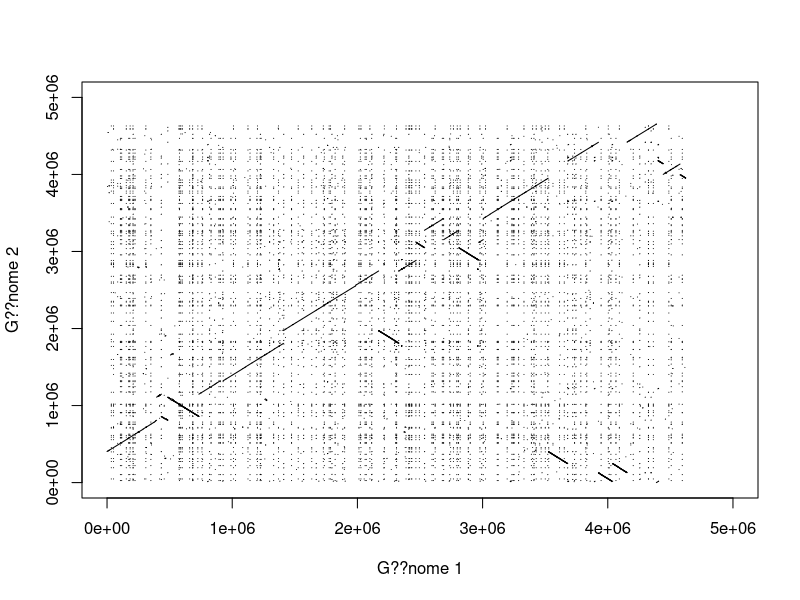
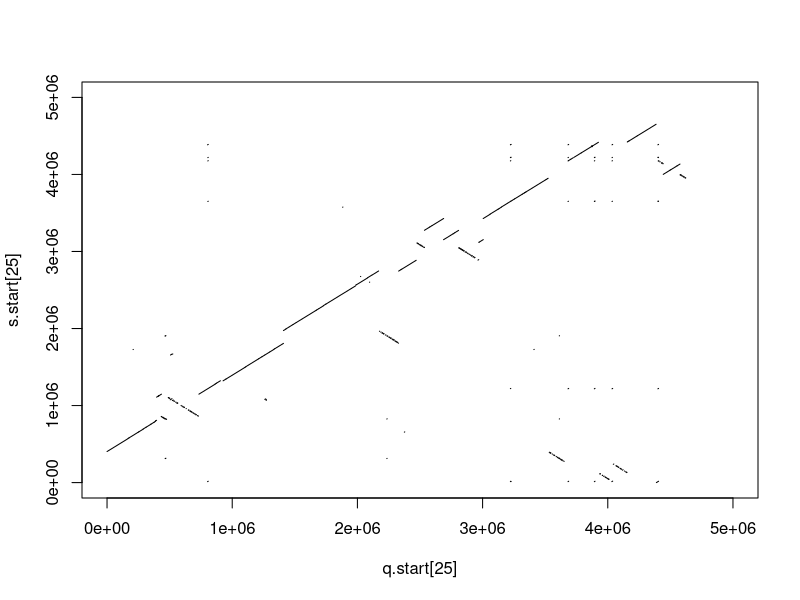
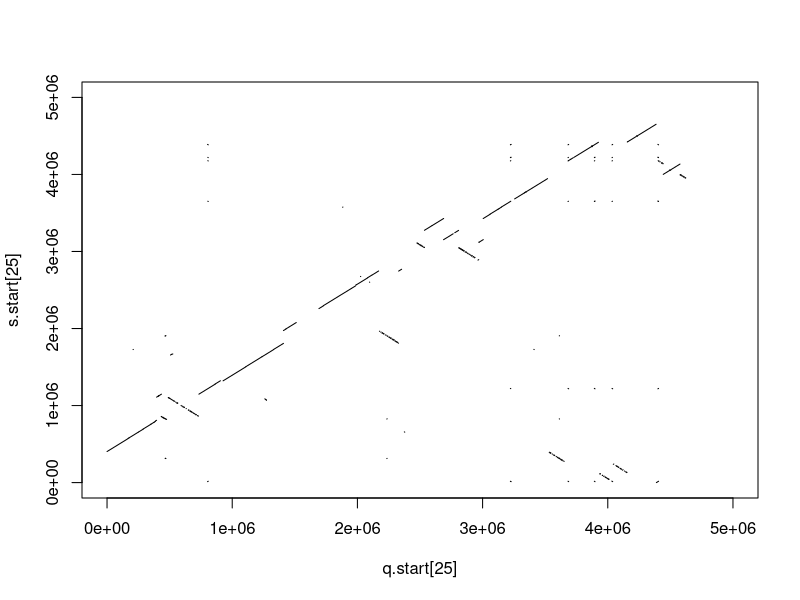
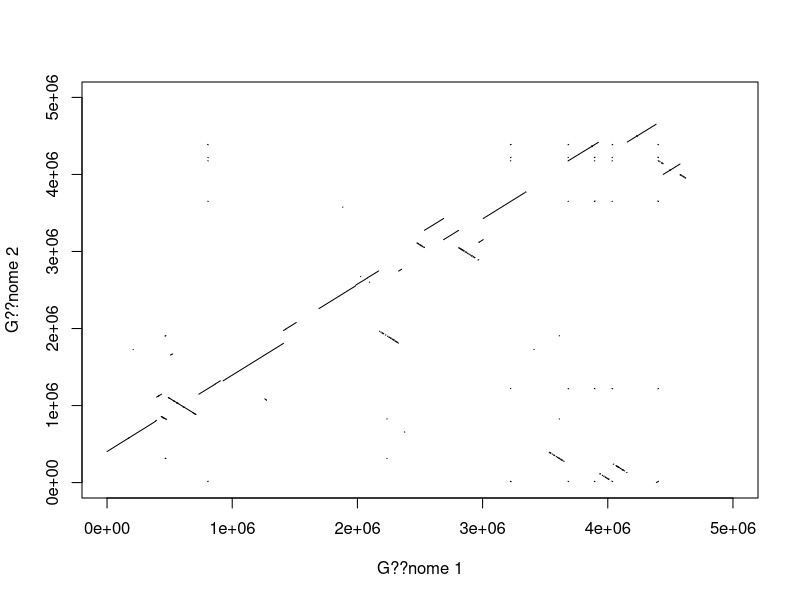
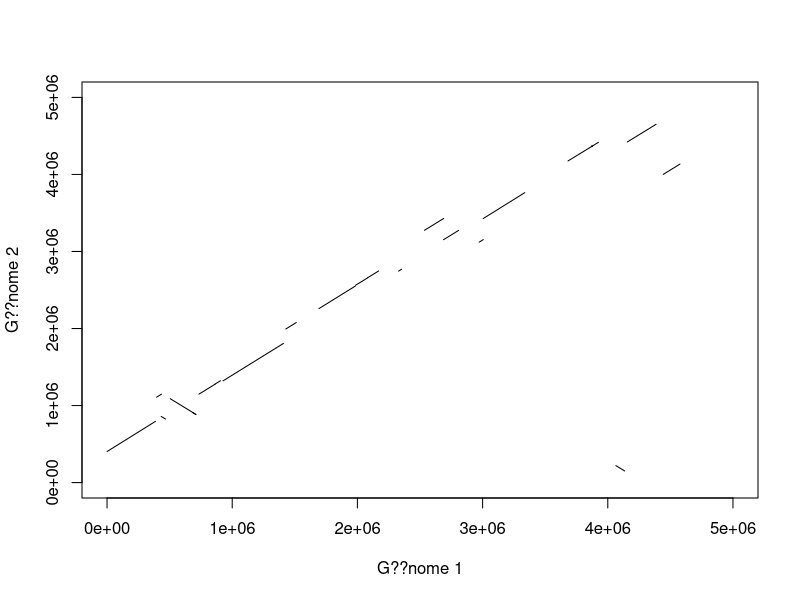

The R script that drew these images, in order:
data <- read.csv("8F0EB0CW11N-Alignment-HitTable.csv", header=FALSE)
q.start <- data$V7
q.end <- data$V8
s.start <- data$V9
s.end <- data$V10
###########################################################################################

# REMETRE LES COLONNES END ET START DANS L'ORDRE
data_ordre=data
n=length(q.start)
for(i in 1:n){
  # test des sens de lecture
  if(s.start[i]>s.end[i]){
    # s.start est la fin et s.end est le debut
    # on les echange
    data_ordre$V9[i]=s.end[i] #v9=s.start, v10=s.end
    data_ordre$V10[i]=s.start[i]
  }
  if(q.start[i]>q.end[i]){
    # q.start est la fin et q.end est le debut
    # on les echange
    data_ordre$V7[i]=q.end[i] #v7=q.start, v8=q.end
    data_ordre$V8[i]=q.start[i]
  }
}
s.start=data_ordre$V9
s.end=data_ordre$V10
q.start=data_ordre$V7
q.end=data_ordre$V8
###############################################################################################

# DOT MATRIX (SANS LES SEGMENTS FUSIONES)
plot(q.start[25], s.start[25], cex=.1, pch=1, xlim =c(0, 5000000), ylim = c(0, 5000000), xlab = "G??nome 1", ylab = "G??nome 2")
segments(q.start, s.start, q.end, s.end)

################################################################################################

# FILTRER LA DOT MATRIX (SANS LES SEGMENTS FUSIONES)
data_filtre=data[FALSE,]
n=length(q.start)
plot(q.start[25], s.start[25], cex=.1, pch=1, xlim =c(0, 5000000), ylim = c(0, 5000000))
for(i in 1:n){
  # valeur seuil arbitraire...
  if(abs(q.start[i]-q.end[i])>2000 | abs(s.start[i]-s.end[i])>2000){
    segments(q.start[i], s.start[i], q.end[i], s.end[i]) 
    data_filtre <- rbind.data.frame(data_filtre, as.data.frame(data[i,]))
  }
}

s.start=data_filtre$V9
s.end=data_filtre$V10
q.start=data_filtre$V7
q.end=data_filtre$V8


##############################################################################################    

# FUSIONER LES SEGMENTS TRES PROCHES (APRES AVOIR EFFECTUE UN PREMIER FILTRE)
data_fusion=data_filtre
n=length(q.start)
for(i in 1:n){
  for(j in 1:n){
    if(i!=j & data_fusion$V7[j]!=-1){
      #if(q.start[j]>q.start[i]){
        #if(abs(s.start[j]-s.end[i]) < 10000 & q.start[j]-q.end[i] < 10000){ # seuil arbitraire inferieur au 1er quartile de abs(s.start-s.end)
        if(((abs(s.start[j]-s.end[i]) < 5000 & abs(q.start[j]-q.end[i]) < 100000)) | (abs(s.start[j]-s.end[i]) < 100000 & abs(q.start[j]-q.end[i]) < 5000)){ # seuil arbitraire inferieur au 1er quartile de abs(s.start-s.end)
          if(((s.end[j]-s.start[i])/(q.end[j]-q.start[i])-0.001) < (s.end[i]-s.start[i])/(q.end[i]-q.start[i]) & (s.end[i]-s.start[i])/(q.end[i]-q.start[i]) < ((s.end[j]-s.start[i])/(q.end[j]-q.start[i])+0.001)){
            # alors on fusionne les fragments i et j (qui deviennent un unique fragment i)
            data_fusion$V8[i]=data_fusion$V8[j] # q.end
            data_fusion$V10[i]=data_fusion$V10[j] #s.end
            data_fusion$V7[j]=-1 # q.start >> emp??che la ligne j d'??tre consid??r??e dans les boucles suivantes 
          }
        }
      }
    }
  }


##################################################################################################

# SUPPRESSION DES LIGNES AVEC DES -1 
data_fusion=data_fusion[!grepl(-1, data_fusion$V7),]

q.start_f <- as.numeric(data_fusion$V7)
q.end_f <- data_fusion$V8
s.start_f <- data_fusion$V9
s.end_f <- data_fusion$V10

###################################################################################################

# DOT MATRIX AVEC LES SEGMENTS FUSIONES
plot(q.start[25], s.start[25], cex=.1, pch=1, xlim =c(0, 5000000), ylim = c(0, 5000000))
segments(q.start_f, s.start_f, q.end_f, s.end_f)

######################################################################################################


# FUSIONER LES SEGMENTS TRES PROCHES (APRES UNE PREMIERE FUSION)
data_fusion2=data_fusion
for(k in 1:8){
  n=length(q.start_f)
  for(i in 1:n){
    for(j in 1:n){
      if(i!=j & data_fusion2$V7[j]!=-1){
        #if(q.start[j]>q.start[i]){
        #if(abs(s.start[j]-s.end[i]) < 10000 & q.start[j]-q.end[i] < 10000){ # seuil arbitraire inferieur au 1er quartile de abs(s.start-s.end)
        if(((abs(s.start_f[j]-s.end_f[i]) < 10000*k & abs(q.start_f[j]-q.end_f[i]) < 100000)) | (abs(s.start_f[j]-s.end_f[i]) < 100000 & abs(q.start_f[j]-q.end_f[i]) < 10000*k)){ # seuil arbitraire inferieur au 1er quartile de abs(s.start-s.end)
          if(((s.end_f[j]-s.start_f[i])/(q.end_f[j]-q.start_f[i])-0.01) < (s.end_f[i]-s.start_f[i])/(q.end_f[i]-q.start_f[i]) & (s.end_f[i]-s.start_f[i])/(q.end_f[i]-q.start_f[i]) < ((s.end_f[j]-s.start_f[i])/(q.end_f[j]-q.start_f[i])+0.01)){
            # alors on fusionne les fragments i et j (qui deviennent un unique fragment i)
            data_fusion2$V8[i]=data_fusion2$V8[j] # q.end
            data_fusion2$V10[i]=data_fusion2$V10[j] #s.end
            data_fusion2$V7[j]=-1 # q.start >> emp??che la ligne j d'??tre consid??r??e dans les boucles suivantes 
          }
        }
      }
    }
  }
  
  ########################################
  
  # SUPPRESSION DES LIGNES AVEC DES -1 
  data_fusion2=data_fusion2[!grepl(-1, data_fusion2$V7),]
  
  q.start_f <- as.numeric(data_fusion2$V7)
  q.end_f <- data_fusion2$V8
  s.start_f <- data_fusion2$V9
  s.end_f <- data_fusion2$V10
}
###################################################################################################

# DOT MATRIX AVEC LES SEGMENTS FUSIONES
plot(q.start[25], s.start[25], cex=.1, pch=1, xlim =c(0, 5000000), ylim = c(0, 5000000), xlab = "G??nome 1", ylab = "G??nome 2")
segments(q.start_f, s.start_f, q.end_f, s.end_f)


##################################################################################################

# FILTRAGE FINAL DE LA DOT MATRIX
data_filtre_fin=data_fusion[FALSE,]
plot(q.start[25], s.start[25], cex=.1, pch=1, xlim =c(0, 5000000), ylim = c(0, 5000000), xlab = "G??nome 1", ylab = "G??nome 2")
n=length(q.start_f)
for(i in 1:n){
  # valeur seuil arbitraire...
  if(abs(q.start_f[i]-q.end_f[i])>20000 | abs(s.start_f[i]-s.end_f[i])>20000){
    segments(q.start_f[i], s.start_f[i], q.end_f[i], s.end_f[i])
    data_filtre_fin <- rbind.data.frame(data_filtre_fin, as.data.frame(data_fusion[i,]))
  }
}

######################################################################################################

# COMPARAISON TAUX DE SIMILARITE

s.start=data_ordre$V9
s.end=data_ordre$V10
q.start=data_ordre$V7
q.end=data_ordre$V8

# CHEZ LES ALIGNEMENTS GARDES
long_segments_f = sqrt((q.end_f- q.start_f)^2 + (s.end_f- s.start_f)^2 ) # longeur des segments de la dot_matrix
simi_garde = sum(long_segments_f)/length(q.start_f) # on divise par le nombre de segments
taux_garde = simi_garde/max(s.end) # on divise par la taille du g??nome s

# CHEZ LA TOTALITE DES ALIGNEMENTS 
long_segments_tot = sqrt((q.end- q.start)^2 + (s.end- s.start)^2 ) # longeur des segments de la dot_matrix
simi_tot = sum(long_segments_tot)/length(q.start) # on divise par le nombre de segments
taux_tot = simi_tot/max(s.end) # on divise par la taille du g??nome s
